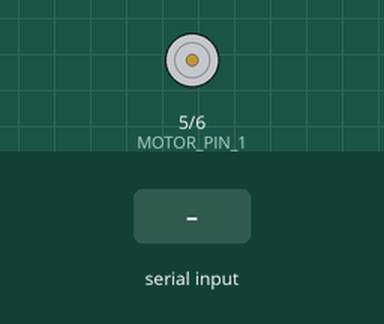
Bench run of a sketch on a simulated Arduino Uno, built with avr-gcc and run on an emulated ATmega328P. Parts: motor-driver pin pairs drawn as motors (green arrow = first pin HIGH = forward, orange = second pin HIGH = backward, longer = more drive). Inputs (shaded band) come from the test bench.

Above: at 1.2 s.
1.3 s: "90,45\n" received over Serial
At 2.3 s:
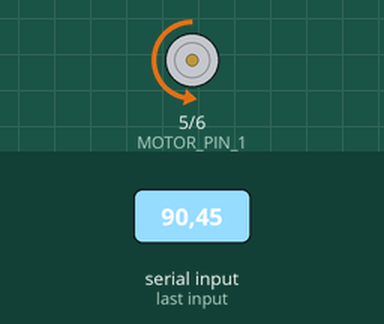
2.8 s: "g90\n" received over Serial
At 3.5 s:
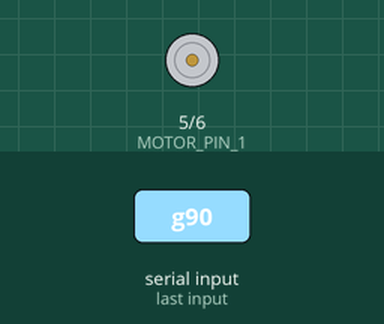
4.3 s: "5\n" received over Serial
At 4.6 s:
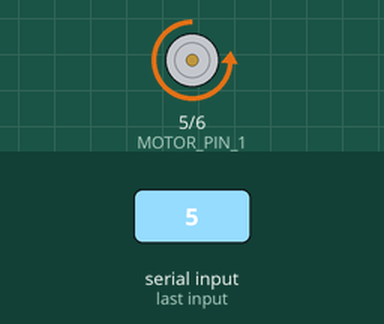
5.8 s: "30,150\n" received over Serial
At 6.9 s:
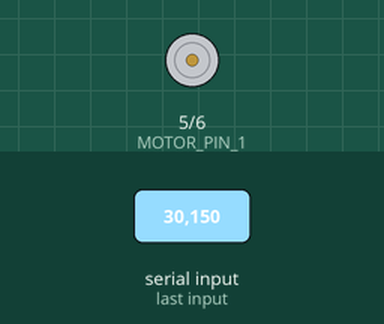
Timing chart, 0 to 8.3 s (numbered marks = the images above; inputs shaded):
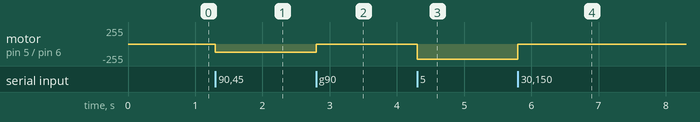

The sketch:

motor_simple.ino
```cpp
/*
#define is a "preprocessor directive". It allows you to declare literals
to reuse throughout your program. Anywhere MOTOR_PIN_1 is written, the compiler
will substitute 5. This allows us to improve readability and avoid having
"magic" numbers in our programs.

In this case, we are defining the pins our arduino has connected the motor
driver. These pins need to be PWM as the motor driver expects a PWM signal.

Arduino Uno PWM pins: 3, 5, 6, 9, 10, 11
*/
#define MOTOR_PIN_1 5
#define MOTOR_PIN_2 6
/*
The baud rate of the Serial port. This is the rate of data transfer
(in bits per second) Generally 115200 is fine, but some devices may
only support a lower baud rate.
*/
#define BAUD_RATE 115200
/*
The argument provided to analogWrite is in a single byte range, so from 0 to
255, the largest number that can be represented in 8 bits.
*/
#define BYTE_MAX 255

/*
In an Arduino program, the setup() function is called once when the Arduino
first starts. The loop() function is then called repeatedly. One should put
their one time setup code (initialising or calibrating sensors, etc) in the
setup() function and their code to be run at every time step (reading sensor
values, updating motor speeds, etc) in the loop() function.
*/
void setup() {
    /*
    The Serial object allows the Arduino to communicate through a binary stream
    over either the RX and TX (receiving and transmitting) pins, 0 and 1 or the
    USB port.
    */
    Serial.begin(BAUD_RATE);

    /*
    Set up the PWM pins for output to the H-bridge to drive the motor.
    */
    pinMode(MOTOR_PIN_1, OUTPUT);
    pinMode(MOTOR_PIN_2, OUTPUT);
}

/*
Once the setup() function has been called once, the Arduino will simply run
loop() repeatedly.
*/
void loop() {
    /*
    Read incoming serial data, handling character commands. 3 commands are
    specified:
        s - Stop the motor.
        g - Start the motor.
        number - Set the motor to (number * 10)% speed. e.g. 9 => 90% speed.

    To drive the motor, we need to set one pin LOW (off) and write a PWM signal
    to the other. This PWM signal is a "duty cycle"; it indicates, as a
    proportion of 255, how much of the time the pin should be on for. If the
    duty cycle is 1 (i.e. 255/255), the motor will be at full speed. If it is
    50% (128/255), the motor will be at half speed, etc.
    */
    while (Serial.available()) {
        char input = Serial.read();

        if (input == 's') {
            digitalWrite(MOTOR_PIN_1, LOW);
            analogWrite(MOTOR_PIN_2, LOW);
        }
        else if (input == 'g') {
            digitalWrite(MOTOR_PIN_1, LOW);
            analogWrite(MOTOR_PIN_2, BYTE_MAX);
        }
        else if (isDigit(input)) {
            digitalWrite(MOTOR_PIN_1, LOW);
            analogWrite(MOTOR_PIN_2, map((input - '0'), 0, 10, 0, BYTE_MAX));
        }
    }
}
```

Measured:
- after the input at 1.3 s, motor on pin 5 (MOTOR_PIN_1) / pin 6 (MOTOR_PIN_2): stopped → backward 127/255 at once
- after the input at 2.8 s, motor on pin 5 (MOTOR_PIN_1) / pin 6 (MOTOR_PIN_2): backward 127/255 → stopped at once
- after the input at 4.3 s, motor on pin 5 (MOTOR_PIN_1) / pin 6 (MOTOR_PIN_2): stopped → backward 229/255 at once
- after the input at 5.8 s, motor on pin 5 (MOTOR_PIN_1) / pin 6 (MOTOR_PIN_2): backward 229/255 → stopped at once
